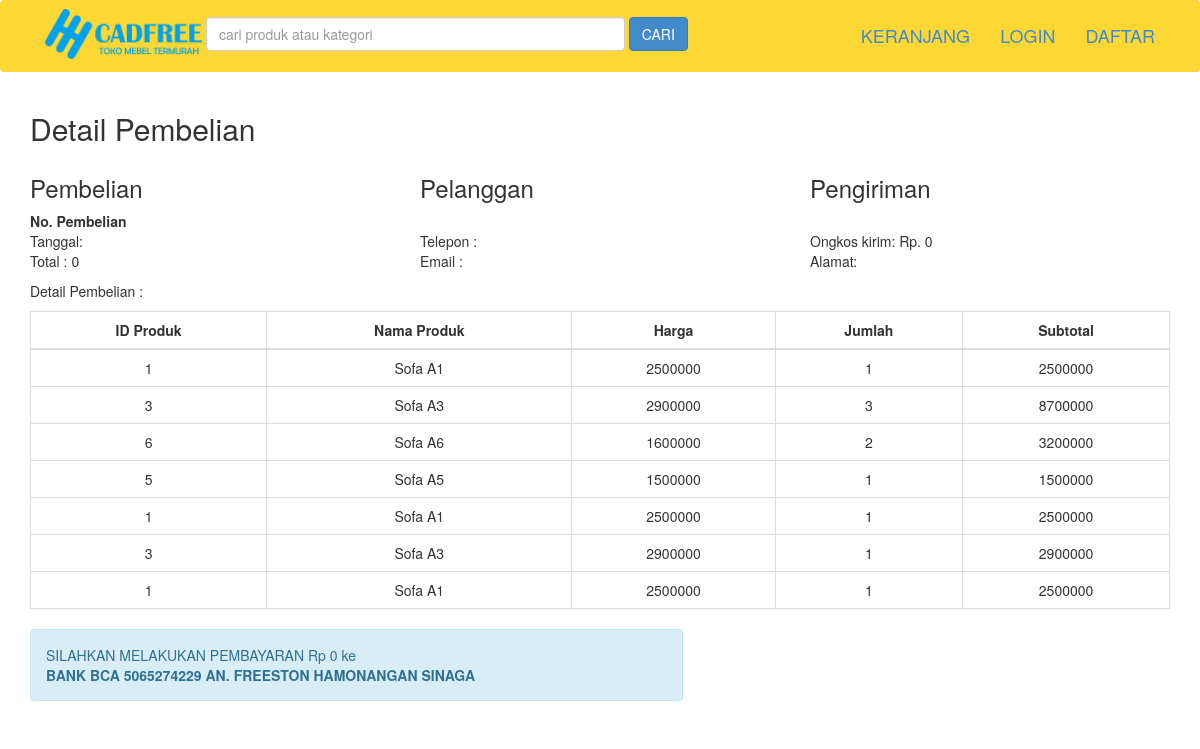
/nota.php, run on the app's committed database.
### tables this page shows
CREATE TABLE `pembelian_produk` (
  `id_pembelian_produk` int(11) NOT NULL,
  `id_pembelian` int(11) NOT NULL,
  `id_produk` int(11) NOT NULL,
  `jumlah` int(11) NOT NULL
);

CREATE TABLE `produk` (
  `id_produk` int(11) NOT NULL,
  `id_kategori` int(5) NOT NULL,
  `nama_produk` varchar(100) NOT NULL,
  `harga_produk` int(11) NOT NULL,
  `berat_produk` int(11) NOT NULL,
  `foto_produk` varchar(100) NOT NULL,
  `deskripsi_produk` text NOT NULL
);

### nota.php (the view, shortened to what this page needs)
<?php
include 'koneksi.php';
 ?>
<!DOCTYPE html>
<html>
<head>
	<link rel="stylesheet"  href="admin/assets/css/bootstrap.css">
</head>
<body>
<?php include 'menu.php' ?>
<section class="konten">
	<div  class="container">
		<h2>Detail Pembelian</h2>
<?php
$ambil=$koneksi->query("SELECT * FROM pembelian JOIN pelanggan ON pembelian.id_pelanggan=pelanggan.id_pelanggan WHERE pembelian.id_pembelian='$_GET[id]'");
$detail=$ambil->fetch_assoc();
?>
<div class="row">
	<div class="col-md-4">
		<h3>Pembelian</h3>
		<strong>No. Pembelian <?php echo $detail['id_pembelian'] ?></strong><br>
		Tanggal: <?php echo $detail['tanggal_pembelian']; ?> <br>
		Total : <?php echo number_format($detail['total_pembelian']) ?>
	</div>
	<div class="col-md-4">
		<h3> Pelanggan </h3>
		<strong><?php echo $detail['nama_pelanggan']; ?></strong> <br>
		<p>
			Telepon : <?php echo $detail['telepon_pelanggan']; ?> <br>
			Email : <?php echo $detail['email_pelanggan']; ?>
		</p>
	</div>
	<div class="col-md-4">
		<h3>Pengiriman</h3>
		<strong><?php echo $detail['nama_kota'] ?></strong><br>
		Ongkos kirim: Rp. <?php echo number_format($detail['tarif']); ?><br>
		Alamat: <?php echo $detail['alamat_pengiriman'] ?>
	</div>
</div>
<p>Detail Pembelian :</p>
<table class="table table-bordered">
	<thead>
		<tr>
			<th><center>ID Produk</center></th>
			<th><center>Nama Produk</center></th>
			<th><center>Harga</center></th>
			<th><center>Jumlah</center></th>
			<th><center>Subtotal</center></th>
		</tr>
	</thead>
	<tbody>
		<?php $ambil=$koneksi->query("SELECT * FROM pembelian_produk JOIN produk ON pembelian_produk.id_produk=produk.id_produk WHERE pembelian_produk.id_pembelian='$_GET[id]'"); ?>
		<?php while($pecah=$ambil->fetch_assoc()){ ?>
		<tr>
			<td><center><?php echo $pecah['id_produk']; ?></center></td>
			<td><center><?php echo $pecah['nama_produk']; ?></center></td>
			<td><center><?php echo $pecah['harga_produk']; ?></center></td>
			<td><center><?php echo $pecah['jumlah']; ?></center></td>
			<td><center>
				<?php echo $pecah['harga_produk']*$pecah['jumlah']; ?><center>
			</td>
		</tr>
		<?php } ?>
	</tbody>
</table>
<div class="row">
	<div class="col-md-7">
		<div class="alert alert-info">
			<p>
				SILAHKAN MELAKUKAN PEMBAYARAN Rp <?php echo number_format($detail['total_pembelian']); ?> ke <br>
				<strong> BANK BCA  5065274229 AN. FREESTON HAMONANGAN SINAGA</strong>
			</p>
		</div>
	</div>
</div>
	</div>
</section>
</body>
</html>

### data on the page
pembelian_produk: id_produk.id_produk "1", id_produk.nama_produk "Sofa A1", id_produk.harga_produk "2500000", jumlah "1", $pecah['harga_produk']*$pecah['jumlah'] "2500000"
pembelian_produk: id_produk.id_produk "3", id_produk.nama_produk "Sofa A3", id_produk.harga_produk "2900000", jumlah "3", $pecah['harga_produk']*$pecah['jumlah'] "8700000"
pembelian_produk: id_produk.id_produk "6", id_produk.nama_produk "Sofa A6", id_produk.harga_produk "1600000", jumlah "2", $pecah['harga_produk']*$pecah['jumlah'] "3200000"
pembelian_produk: id_produk.id_produk "5", id_produk.nama_produk "Sofa A5", id_produk.harga_produk "1500000", jumlah "1", $pecah['harga_produk']*$pecah['jumlah'] "1500000"
pembelian_produk: id_produk.id_produk "1", id_produk.nama_produk "Sofa A1", id_produk.harga_produk "2500000", jumlah "1", $pecah['harga_produk']*$pecah['jumlah'] "2500000"
pembelian_produk: id_produk.id_produk "3", id_produk.nama_produk "Sofa A3", id_produk.harga_produk "2900000", jumlah "1", $pecah['harga_produk']*$pecah['jumlah'] "2900000"
pembelian_produk: id_produk.id_produk "1", id_produk.nama_produk "Sofa A1", id_produk.harga_produk "2500000", jumlah "1", $pecah['harga_produk']*$pecah['jumlah'] "2500000"

### other printed values
$detail['total_pembelian'] "0"
$detail['tarif'] "0"
